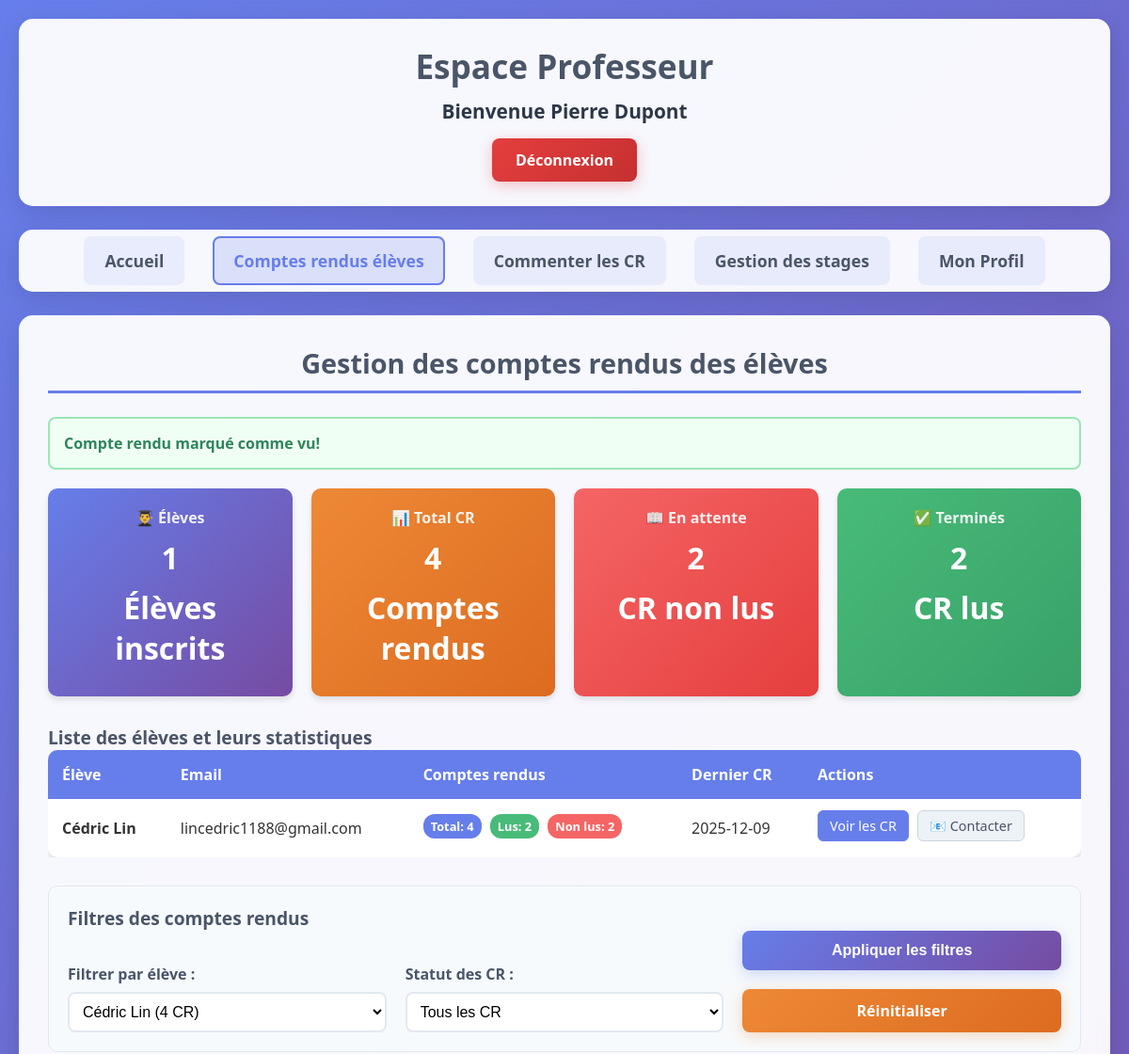
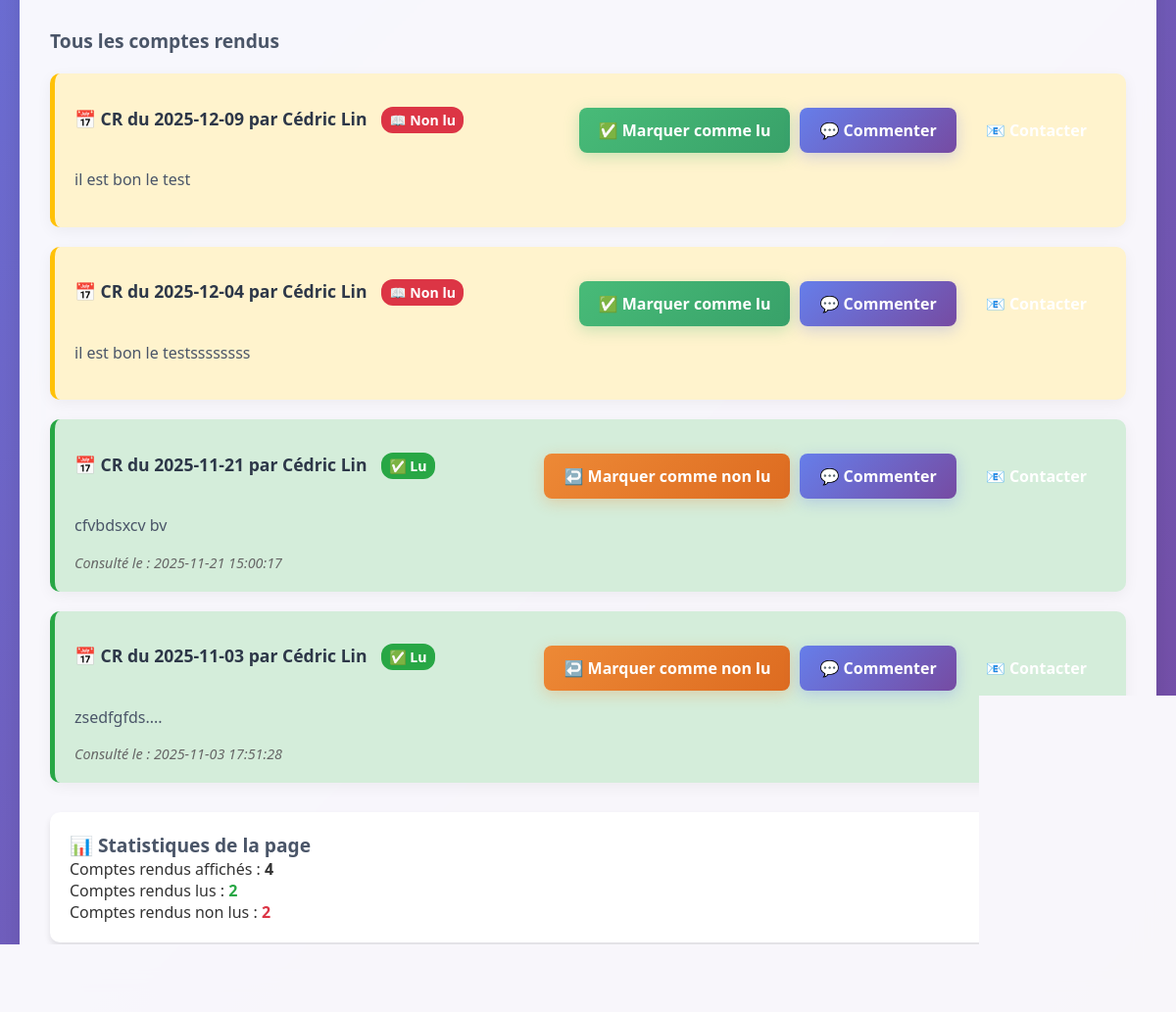
The app's page /AP1/liste_cr_eleves.php?marquer_vu=3&eleve=0&filtre=tous (signed in) with its own data (2 pictures, top to bottom).
### tables this page shows
CREATE TABLE `utilisateur` (
  `num` int(10) NOT NULL,
  `nom` varchar(100) NOT NULL,
  `prenom` varchar(100) NOT NULL,
  `tel` int(20) DEFAULT NULL,
  `login` varchar(100) NOT NULL,
  `motdepasse` varchar(255) NOT NULL,
  `type` int(1) DEFAULT '0' COMMENT '0=Élève, 1=Professeur',
  `email` varchar(100) DEFAULT NULL,
  `option` int(1) DEFAULT NULL,
  `num_stage` int(10) DEFAULT NULL
);

CREATE TABLE `cr` (
  `num` bigint(20) NOT NULL,
  `date` date DEFAULT NULL,
  `description` text,
  `vu` tinyint(1) DEFAULT '0',
  `datetime` datetime DEFAULT NULL,
  `num_utilisateur` int(10) DEFAULT NULL
);

### AP1/liste_cr_eleves.php (the view, shortened to what this page needs)
<?php
include '_conf.php';
$utilisateur = $_SESSION['utilisateur'];
$message = '';
if(isset($_GET['marquer_vu'])) {
    $bdd = mysqli_connect($serveurBDD, $userBDD, $mdpBDD, $nomBDD);
    $num_cr = $_GET['marquer_vu'];
    $requete = "UPDATE cr SET vu = 1 WHERE num = ?";
    $stmt = mysqli_prepare($bdd, $requete);
    mysqli_stmt_bind_param($stmt, "i", $num_cr);
    if(mysqli_stmt_execute($stmt)) {
        $message = "Compte rendu marqué comme vu!";
    } else {
        $message = "Erreur lors du marquage";
    }
}
$bdd = mysqli_connect($serveurBDD, $userBDD, $mdpBDD, $nomBDD);
$requete_eleves = "SELECT
    u.num,
    u.prenom,
    u.nom,
    u.email,
    COUNT(c.num) as total_cr,
    SUM(CASE WHEN c.vu = 0 THEN 1 ELSE 0 END) as cr_non_lus,
    SUM(CASE WHEN c.vu = 1 THEN 1 ELSE 0 END) as cr_lus,
    MAX(c.date) as dernier_cr
FROM utilisateur u
LEFT JOIN cr c ON u.num = c.num_utilisateur
WHERE u.type = 0 OR u.type IS NULL
GROUP BY u.num, u.prenom, u.nom, u.email
ORDER BY u.nom, u.prenom";
$resultat_eleves = mysqli_query($bdd, $requete_eleves);
$eleves = mysqli_fetch_all($resultat_eleves, MYSQLI_ASSOC);
$filtre_eleve = isset($_GET['eleve']) ? intval($_GET['eleve']) : 0;
$filtre_statut = isset($_GET['filtre']) ? $_GET['filtre'] : 'tous';
$requete_cr = "SELECT c.*, u.prenom, u.nom, u.email
           FROM cr c
           JOIN utilisateur u ON c.num_utilisateur = u.num
           WHERE (u.type = 0 OR u.type IS NULL)";
$requete_cr .= " ORDER BY c.date DESC, c.vu ASC";
$resultat_cr = mysqli_query($bdd, $requete_cr);
$comptes_rendus = mysqli_fetch_all($resultat_cr, MYSQLI_ASSOC);
$requete_stats = "SELECT
    COUNT(DISTINCT u.num) as total_eleves,
    COUNT(c.num) as total_cr,
    SUM(CASE WHEN c.vu = 0 THEN 1 ELSE 0 END) as total_non_lus,
    SUM(CASE WHEN c.vu = 1 THEN 1 ELSE 0 END) as total_lus
FROM utilisateur u
LEFT JOIN cr c ON u.num = c.num_utilisateur
WHERE u.type = 0 OR u.type IS NULL";
$resultat_stats = mysqli_query($bdd, $requete_stats);
$stats = mysqli_fetch_assoc($resultat_stats);
?>
<!DOCTYPE html>
<html lang="fr">
<head>
    <link rel="stylesheet" href="style.css">
</head>
<body>
    <div class="container">
        <header>
            <h1>Espace Professeur</h1>
            <p class="welcome-message">Bienvenue <?php echo htmlspecialchars($utilisateur['prenom'] . ' ' . $utilisateur['nom']); ?></p>
            <a href="deconnexion.php" class="logout-btn">Déconnexion</a>
        </header>
        <nav>
            <ul class="nav-menu">
                <li><a href="accueil_prof.php">Accueil</a></li>
                <li><a href="liste_cr_eleves.php" class="nav-active">Comptes rendus élèves</a></li>
                <li><a href="commenter_cr.php">Commenter les CR</a></li>
                <li><a href="gestion_stages.php">Gestion des stages</a></li>
                <li><a href="profil.php">Mon Profil</a></li>
            </ul>
        </nav>
        <main>
            <h2>Gestion des comptes rendus des élèves</h2>
            <?php if($message): ?>
                <div class="message success"><?php echo $message; ?></div>
            <?php endif; ?>
            <div class="stats-grid">
                <div class="stat-card-enhanced" style="background: linear-gradient(135deg, #667eea, #764ba2);">
                    <h3>👨‍🎓 Élèves</h3>
                    <p><?php echo $stats['total_eleves']; ?></p>
                    <p>Élèves inscrits</p>
                </div>
                <div class="stat-card-enhanced" style="background: linear-gradient(135deg, #ed8936, #dd6b20);">
                    <h3>📊 Total CR</h3>
                    <p><?php echo $stats['total_cr']; ?></p>
                    <p>Comptes rendus</p>
                </div>
                <div class="stat-card-enhanced" style="background: linear-gradient(135deg, #f56565, #e53e3e);">
                    <h3>📖 En attente</h3>
                    <p><?php echo $stats['total_non_lus']; ?></p>
                    <p>CR non lus</p>
                </div>
                <div class="stat-card-enhanced" style="background: linear-gradient(135deg, #48bb78, #38a169);">
                    <h3>✅ Terminés</h3>
                    <p><?php echo $stats['total_lus']; ?></p>
                    <p>CR lus</p>
                </div>
            </div>
            <div class="eleves-list">
                <h3 class="card-title">Liste des élèves et leurs statistiques</h3>
                <div style="overflow-x: auto;">
                    <table class="eleves-table">
                        <thead>
                            <tr>
                                <th>Élève</th>
                                <th>Email</th>
                                <th>Comptes rendus</th>
                                <th>Dernier CR</th>
                                <th>Actions</th>
                            </tr>
                        </thead>
                        <tbody>
                            <?php if(count($eleves) > 0): ?>
                                <?php foreach($eleves as $eleve): ?>
                                    <tr>
                                        <td>
                                            <strong><?php echo htmlspecialchars($eleve['prenom'] . ' ' . $eleve['nom']); ?></strong>
                                        </td>
                                        <td><?php echo htmlspecialchars($eleve['email']); ?></td>
                                        <td>
                                            <span class="badge-stat badge-total">Total: <?php echo $eleve['total_cr']; ?></span>
                                            <span class="badge-stat badge-lu">Lus: <?php echo $eleve['cr_lus']; ?></span>
                                            <span class="badge-stat badge-non-lu">Non lus: <?php echo $eleve['cr_non_lus']; ?></span>
                                        </td>
                                        <td>
                                            <?php echo $eleve['dernier_cr'] ? htmlspecialchars($eleve['dernier_cr']) : 'Aucun CR'; ?>
                                        </td>
                                        <td>
                                            <a href="?eleve=<?php echo $eleve['num']; ?>" class="btn-eleve <?php echo $filtre_eleve == $eleve['num'] ? 'active' : ''; ?>">
                                                Voir les CR
                                            </a>
                                            <a href="mailto:<?php echo htmlspecialchars($eleve['email']); ?>" class="btn-eleve">
                                                📧 Contacter
                                            </a>
                                        </td>
                                    </tr>
                                <?php endforeach; ?>
                            <?php endif; ?>
                        </tbody>
                    </table>
                </div>
            </div>
            <div class="filtres-avances">
                <h3 class="card-title">Filtres des comptes rendus</h3>
                <form method="get" action="liste_cr_eleves.php">
                    <div class="filtres-row">
                        <div class="filtre-group">
                            <label for="eleve">Filtrer par élève :</label>
                            <select id="eleve" name="eleve">
                                <?php foreach($eleves as $eleve): ?>
                                    <option value="<?php echo $eleve['num']; ?>" <?php echo $filtre_eleve == $eleve['num'] ? 'selected' : ''; ?>>
                                        <?php echo htmlspecialchars($eleve['prenom'] . ' ' . $eleve['nom']); ?> (<?php echo $eleve['total_cr']; ?> CR)
                                    </option>
                                <?php endforeach; ?>
                            </select>
                        </div>
                        <div class="filtre-group">
                            <label for="filtre">Statut des CR :</label>
                            <select id="filtre" name="filtre">
                                <option value="tous" <?php echo $filtre_statut == 'tous' ? 'selected' : ''; ?>>Tous les CR</option>
                            </select>
                        </div>
                        <div class="filtre-group">
                            <button type="submit" class="btn btn-primary w-100">Appliquer les filtres</button>
                            <a href="liste_cr_eleves.php" class="btn btn-secondary w-100 mt-20">Réinitialiser</a>
                        </div>
                    </div>
                </form>
            </div>
            <div class="cr-list">
                <h3 class="card-title"><?php echo $filtre_eleve > 0 ? 'Comptes rendus de l\'élève' : 'Tous les comptes rendus'; ?></h3>
                <?php if(count($comptes_rendus) > 0): ?>
                    <?php foreach($comptes_rendus as $cr): ?>
                        <div class="cr-item <?php echo $cr['vu'] ? 'statut-vu' : 'statut-non-vu'; ?>">
                            <div class="cr-header">
                                <div class="cr-info">
                                    <span class="cr-date">
                                        📅 CR du <?php echo htmlspecialchars($cr['date']); ?>
                                        par <strong><?php echo htmlspecialchars($cr['prenom'] . ' ' . $cr['nom']); ?></strong>
                                        <span class="badge <?php echo $cr['vu'] ? 'badge-vu' : 'badge-non-vu'; ?>">
                                            <?php echo $cr['vu'] ? '✅ Lu' : '📖 Non lu'; ?>
                                        </span>
                                    </span>
                                </div>
                                <div class="cr-actions">
                                    <?php if($cr['vu'] == 0): ?>
                                        <a href="liste_cr_eleves.php?marquer_vu=<?php echo $cr['num']; ?>&eleve=<?php echo $filtre_eleve; ?>&filtre=<?php echo $filtre_statut; ?>" class="btn btn-success">
                                            ✅ Marquer comme lu
                                        </a>
                                    <?php else: ?>
                                        <a href="liste_cr_eleves.php?marquer_non_vu=<?php echo $cr['num']; ?>&eleve=<?php echo $filtre_eleve; ?>&filtre=<?php echo $filtre_statut; ?>" class="btn btn-secondary">
                                            ↩️ Marquer comme non lu
                                        </a>
                                    <?php endif; ?>
                                    <a href="commenter_cr.php?cr=<?php echo $cr['num']; ?>" class="btn btn-primary">
                                        💬 Commenter
                                    </a>
                                    <a href="mailto:<?php echo htmlspecialchars($cr['email']); ?>" class="btn">
                                        📧 Contacter
                                    </a>
                                </div>
                            </div>
                            <p class="cr-preview"><?php echo nl2br(htmlspecialchars($cr['description'])); ?></p>
                            <?php if($cr['vu'] == 1 && isset($cr['datetime'])): ?>
                                <div style="margin-top: 10px; font-size: 0.9em; color: #666;">
                                    <em>Consulté le : <?php echo htmlspecialchars($cr['datetime']); ?></em>
                                </div>
                            <?php endif; ?>
                        </div>
                    <?php endforeach; ?>
                <?php endif; ?>
            </div>
            <div class="card mt-30">
                <h3 class="card-title">📊 Statistiques de la page</h3>
                <?php
                $total_cr_page = count($comptes_rendus);
                $cr_lus_page = count(array_filter($comptes_rendus, function($cr) { return $cr['vu'] == 1; }));
                $cr_non_lus_page = $total_cr_page - $cr_lus_page;
                ?>
                <p>Comptes rendus affichés : <strong><?php echo $total_cr_page; ?></strong></p>
                <p>Comptes rendus lus : <strong style="color: #28a745;"><?php echo $cr_lus_page; ?></strong></p>
                <p>Comptes rendus non lus : <strong style="color: #dc3545;"><?php echo $cr_non_lus_page; ?></strong></p>
            </div>
        </main>
    </div>
</body>
</html>

### records on screen
utilisateur: prenom+nom "Cédric Lin", email "lincedric1188@gmail.com", total_cr "4", cr_lus "2", cr_non_lus "2", dernier_cr "2025-12-09"
cr: date "2025-12-09", num_utilisateur.nom "Cédric Lin", vu "📖 Non lu", description "il est bon le test"
cr: date "2025-12-04", num_utilisateur.nom "Cédric Lin", vu "📖 Non lu", description "il est bon le testssssssss"
cr: date "2025-11-21", num_utilisateur.nom "Cédric Lin", vu "✅ Lu", description "cfvbdsxcv bv", datetime "2025-11-21 15:00:17"
cr: date "2025-11-03", num_utilisateur.nom "Cédric Lin", vu "✅ Lu", description "zsedfgfds....", datetime "2025-11-03 17:51:28"

### other values on screen
$utilisateur['prenom'] . ' ' . $utilisateur['nom'] "Pierre Dupont"
$message "Compte rendu marqué comme vu!"
$stats['total_eleves'] "1"
$stats['total_cr'] "4"
$stats['total_non_lus'] "2"
$stats['total_lus'] "2"
$total_cr_page "4"
$cr_lus_page "2"
$cr_non_lus_page "2"
form field eleve "Cédric Lin (4 CR)"
